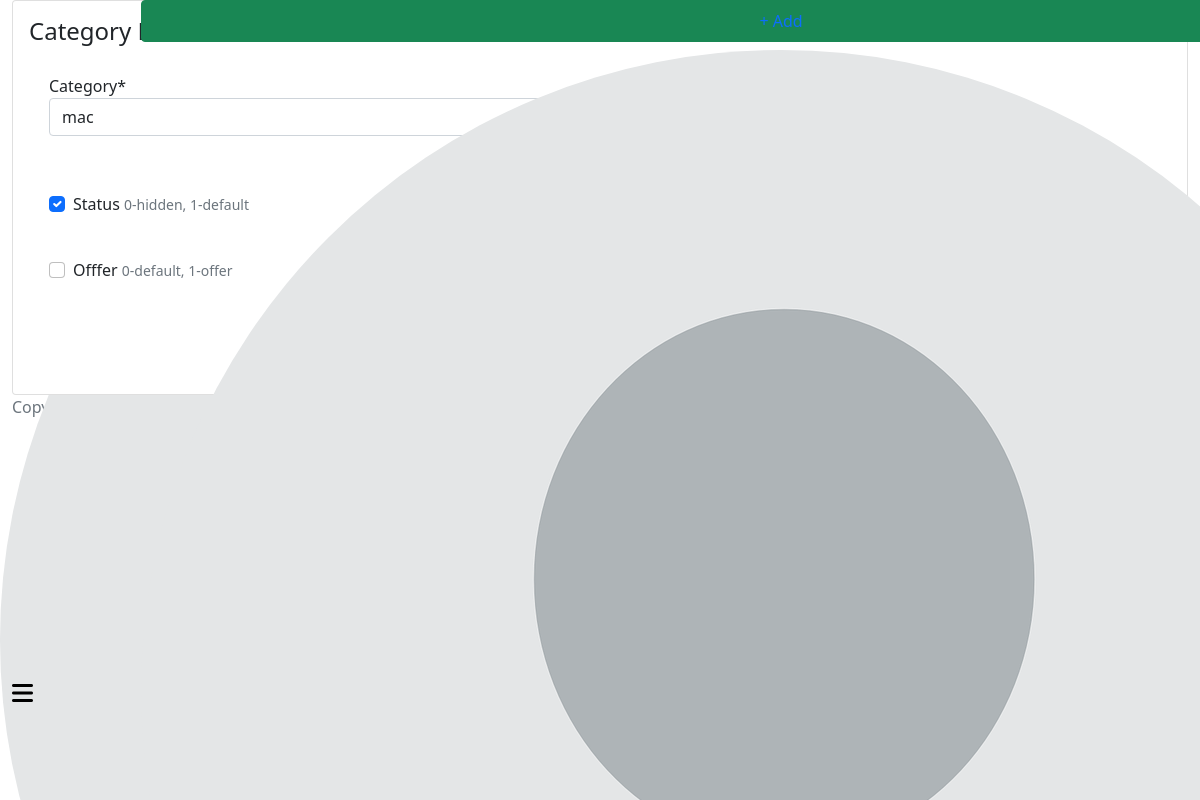
The page /super-admin/category-edit/7 (signed in) on the database its author committed.
### account/models.py (models this page shows, shortened)
class CustomUser(AbstractBaseUser, PermissionsMixin):
    first_name = models.CharField(max_length=55,null=True, blank=True)
    last_name = models.CharField(max_length=55,null=True, blank=True)
    username  =models.CharField(max_length=55, unique=True)
    email = models.EmailField(max_length=55, unique=True)
    mobile = models.CharField(max_length=10, unique=True)
    date_joined = models.DateTimeField(auto_now_add=True)
    last_login = models.DateTimeField(auto_now=True)
    is_staff = models.BooleanField(default=False)
    is_admin = models.BooleanField(default=False)
    is_active = models.BooleanField(default=True)
    is_superadmin = models.BooleanField(default=False)
    is_admin_request = models.BooleanField(default=False)
    GENDER_CHOICES = (
        ('male' , 'Male'),
        ('female' , 'Female'),
        ('other' , 'Other')
    )
    profile_pic = models.ImageField(upload_to = 'user_pro_pic', default='default/pro_pic.png')
    gender = models.CharField(max_length=6, choices=GENDER_CHOICES, default='Male')
    dob = models.DateField(null=True, blank=True)
    updated_at = models.DateTimeField(auto_now=True)
    USERNAME_FIELD = 'mobile'
    REQUIRED_FIELDS = ['username', 'email' ]
    objects = CustomBaseUserManager()
    def __str__(self):
        return self.email

### category/models.py (models this page shows, shortened)
class Category(models.Model):
    CATEGORY_CHOICE = (
    ('mac', 'mac'),
    ('ipad', 'ipad'),
    ('iphone', 'iphone'),
    ('watch', 'watch'),
    ('airpods', 'airpods'),
    ('homepod', 'homepod')
)
    category = models.CharField(choices=CATEGORY_CHOICE,max_length=100)
    image = models.ImageField(upload_to = 'category_images')
    created_at = models.DateTimeField(auto_now_add=True)
    status = models.BooleanField(default=True, help_text='0-hidden, 1-default')
    trending = models.BooleanField(default=False,help_text='0-default, 1-trending')
    offfer = models.BooleanField(default=False,help_text='0-default, 1-offer')
    order_by = models.PositiveIntegerField(blank=True, null=True)
    created_at = models.DateTimeField(auto_now_add=True)
    modified_at = models.DateTimeField(auto_now=True)

### super_admin/views.py (the view, shortened to what this page needs)
# urls.py: path('category-edit/<str:pk>', views.CategoryEditView.as_view(), name= 'category_edit'),
@method_decorator(admin_login_required, name='dispatch')
class CategoryEditView(View):
    def get(self, request, pk):
        category = Category.objects.get(id=pk)
        form = CategoryDetailsForm(instance=category)
        context = {'form' : form}
        return render(request, 'super_admin/category_add.html', context)

### super_admin/form.py
class CategoryDetailsForm(forms.ModelForm):
    class Meta:
        model = Category
        fields = '__all__'

### templates/super_admin/category_add.html (shortened to what this page needs)
{% extends 'super_admin/base.html' %}
{% load static %}
{% load crispy_forms_tags %}
{% load crispy_forms_filters %}
{% block content %}
<div class="row">
    <div class="col-12">
        <div class="card">
            <div class="card-body">
                <h4 class="card-title">Category Details Form</h4>
                <div class="row">
                    <form action="" method="post" enctype="multipart/form-data">
                        <div class="row">
                            {{form | crispy}}
                        </div>
                        <div class="row">
                        </div>
                    </form>
                </div>
            </div>
        </div>
    </div>
</div>
{% endblock %}

### templates/super_admin/includes/navbar.html (shortened to what this page needs)
{% load static %}
<nav class="navbar p-0 fixed-top d-flex flex-row">
  <div class="navbar-menu-wrapper flex-grow d-flex align-items-stretch">
    <button id="nav-toggler-btn" class="navbar-toggler navbar-toggler align-self-center border-0"
      data-bs-toggle="minimize">
      <span class="fa-solid fa-bars fs-4"></span>
    </button>
    <ul class="navbar-nav w-100">
    </ul>
    <ul class="navbar-nav navbar-nav-right">
      <li class="nav-item dropdown d-none d-lg-block">
        <a class="nav-link btn btn-success create-new-button" id="createbuttonDropdown" data-bs-toggle="dropdown"
          aria-expanded="false" href="">+ Add</a>
      </li>
      <li class="nav-item dropdown">
        <a class="nav-link" id="profileDropdown" href="#" data-bs-toggle="dropdown">
          <div class="navbar-profile">
            <img class="img-xs rounded-circle" src="{{request.user.profile_pic.url}}" alt="">
          </div>
        </a>
      </li>
    </ul>
  </div>
</nav>

### static/css/style.css (style rules this page uses)
.row { --bs-gutter-x: 0; }
a { text-decoration: none; }
li { list-style: none; }

### templates/super_admin/category_add.html (style rules this page uses)
.form-group { width: 50%; padding: 20px; float: left; }

### rows shown on the page
CustomUser: user.profile_pic (picture)
Category: category "mac", status "☑"
